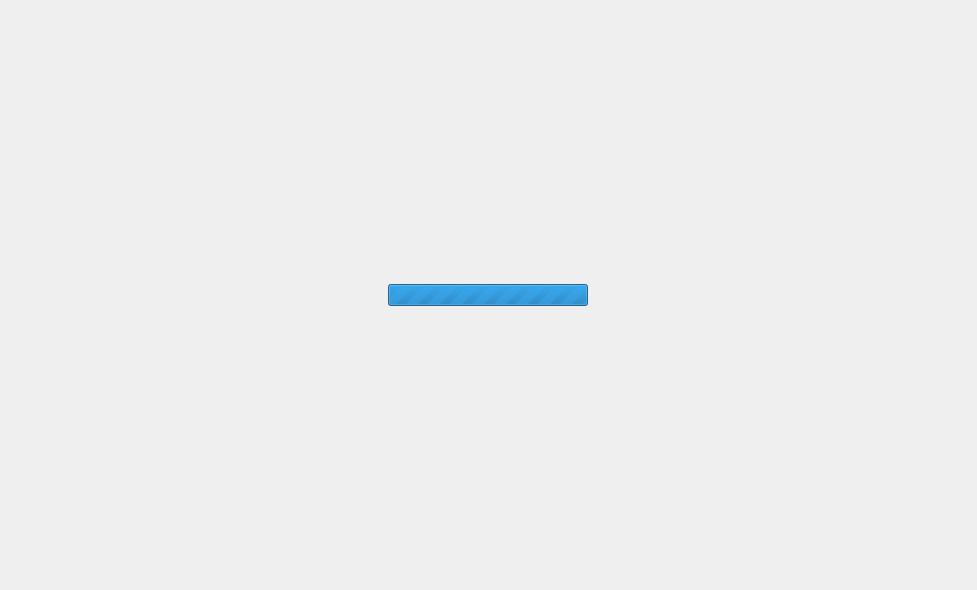
<?xml version="1.0" encoding="UTF-8"?>
<ui version="4.0">
 <class>Synergy::Internal::SyncDialog</class>
 <widget class="QDialog" name="Synergy::Internal::SyncDialog">
  <property name="geometry">
   <rect>
    <x>0</x>
    <y>0</y>
    <width>977</width>
    <height>590</height>
   </rect>
  </property>
  <property name="sizePolicy">
   <sizepolicy hsizetype="Preferred" vsizetype="Maximum">
    <horstretch>0</horstretch>
    <verstretch>0</verstretch>
   </sizepolicy>
  </property>
  <property name="minimumSize">
   <size>
    <width>400</width>
    <height>0</height>
   </size>
  </property>
  <property name="windowTitle">
   <string>Sync</string>
  </property>
  <layout class="QGridLayout" name="gridLayout">
   <item row="0" column="0">
    <widget class="QStackedWidget" name="stackedWidget">
     <property name="currentIndex">
      <number>0</number>
     </property>
     <widget class="QWidget" name="page1">
      <layout class="QGridLayout" name="gridLayout_2">
       <property name="sizeConstraint">
        <enum>QLayout::SetDefaultConstraint</enum>
       </property>
       <property name="leftMargin">
        <number>100</number>
       </property>
       <property name="rightMargin">
        <number>100</number>
       </property>
       <item row="0" column="0">
        <widget class="QProgressBar" name="progressBar">
         <property name="sizePolicy">
          <sizepolicy hsizetype="Minimum" vsizetype="Maximum">
           <horstretch>0</horstretch>
           <verstretch>0</verstretch>
          </sizepolicy>
         </property>
         <property name="minimumSize">
          <size>
           <width>100</width>
           <height>0</height>
          </size>
         </property>
         <property name="maximumSize">
          <size>
           <width>200</width>
           <height>16777215</height>
          </size>
         </property>
         <property name="font">
          <font>
           <stylestrategy>PreferDefault</stylestrategy>
          </font>
         </property>
         <property name="contextMenuPolicy">
          <enum>Qt::DefaultContextMenu</enum>
         </property>
         <property name="autoFillBackground">
          <bool>false</bool>
         </property>
         <property name="maximum">
          <number>0</number>
         </property>
         <property name="value">
          <number>0</number>
         </property>
         <property name="alignment">
          <set>Qt::AlignBottom|Qt::AlignHCenter</set>
         </property>
         <property name="textVisible">
          <bool>false</bool>
         </property>
         <property name="invertedAppearance">
          <bool>false</bool>
         </property>
         <property name="textDirection">
          <enum>QProgressBar::TopToBottom</enum>
         </property>
         <property name="format">
          <string/>
         </property>
        </widget>
       </item>
      </layout>
     </widget>
     <widget class="QWidget" name="page2">
      <layout class="QVBoxLayout" name="verticalLayout">
       <item>
        <layout class="QVBoxLayout" name="verticalLayout_3" stretch="1,0">
         <property name="sizeConstraint">
          <enum>QLayout::SetMaximumSize</enum>
         </property>
         <item>
          <widget class="QTableWidget" name="tableWidget">
           <property name="lineWidth">
            <number>-5</number>
           </property>
           <property name="verticalScrollMode">
            <enum>QAbstractItemView::ScrollPerPixel</enum>
           </property>
           <property name="horizontalScrollMode">
            <enum>QAbstractItemView::ScrollPerPixel</enum>
           </property>
           <property name="gridStyle">
            <enum>Qt::NoPen</enum>
           </property>
           <property name="sortingEnabled">
            <bool>true</bool>
           </property>
           <property name="rowCount">
            <number>0</number>
           </property>
           <property name="columnCount">
            <number>2</number>
           </property>
           <attribute name="horizontalHeaderVisible">
            <bool>false</bool>
           </attribute>
           <attribute name="horizontalHeaderCascadingSectionResizes">
            <bool>false</bool>
           </attribute>
           <attribute name="horizontalHeaderShowSortIndicator" stdset="0">
            <bool>true</bool>
           </attribute>
           <attribute name="verticalHeaderVisible">
            <bool>false</bool>
           </attribute>
           <attribute name="verticalHeaderShowSortIndicator" stdset="0">
            <bool>false</bool>
           </attribute>
           <column/>
           <column/>
          </widget>
         </item>
         <item>
          <layout class="QVBoxLayout" name="verticalLayout_5">
           <item alignment="Qt::AlignHCenter">
            <widget class="QPushButton" name="pushButton">
             <property name="sizePolicy">
              <sizepolicy hsizetype="Minimum" vsizetype="Minimum">
               <horstretch>0</horstretch>
               <verstretch>0</verstretch>
              </sizepolicy>
             </property>
             <property name="text">
              <string>OK</string>
             </property>
             <property name="default">
              <bool>false</bool>
             </property>
             <property name="flat">
              <bool>false</bool>
             </property>
            </widget>
           </item>
          </layout>
         </item>
        </layout>
       </item>
      </layout>
     </widget>
    </widget>
   </item>
  </layout>
 </widget>
 <resources/>
 <connections/>
</ui>
